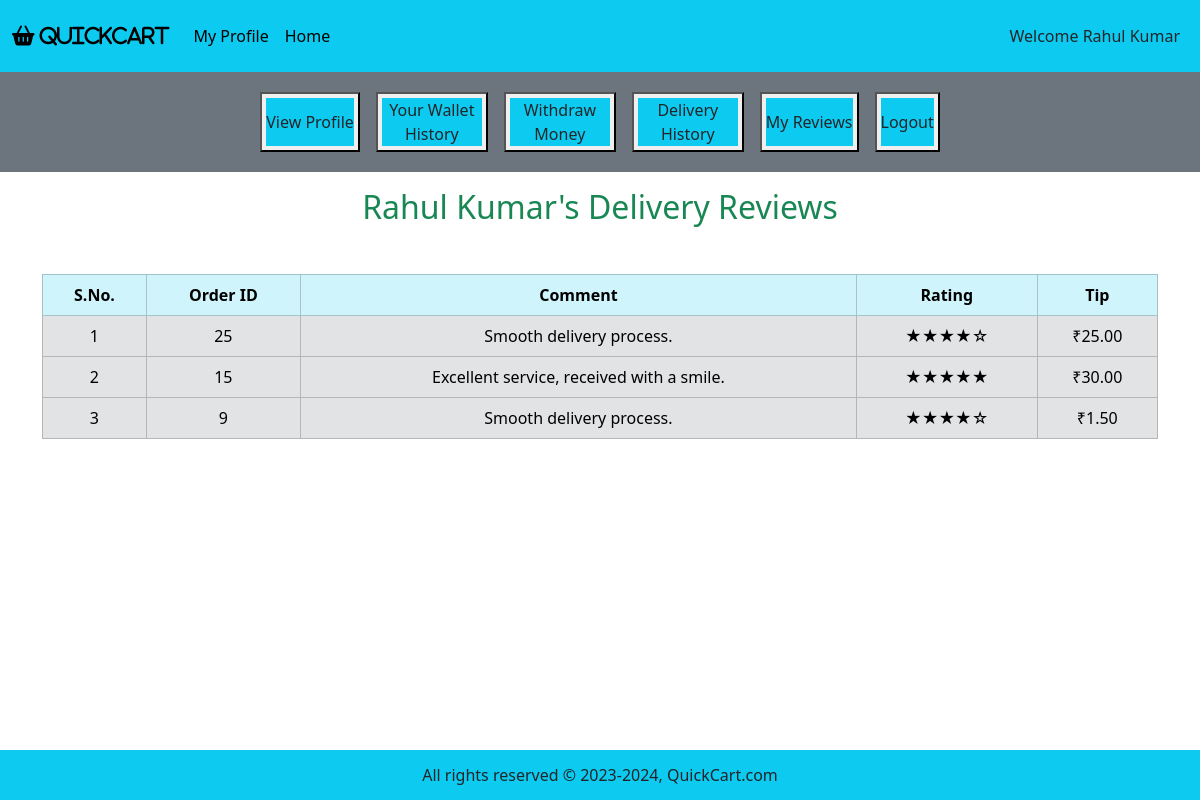
The page /agent_mode/profile_page.php?agent_id=1&view_reviews on the database as committed earlier.
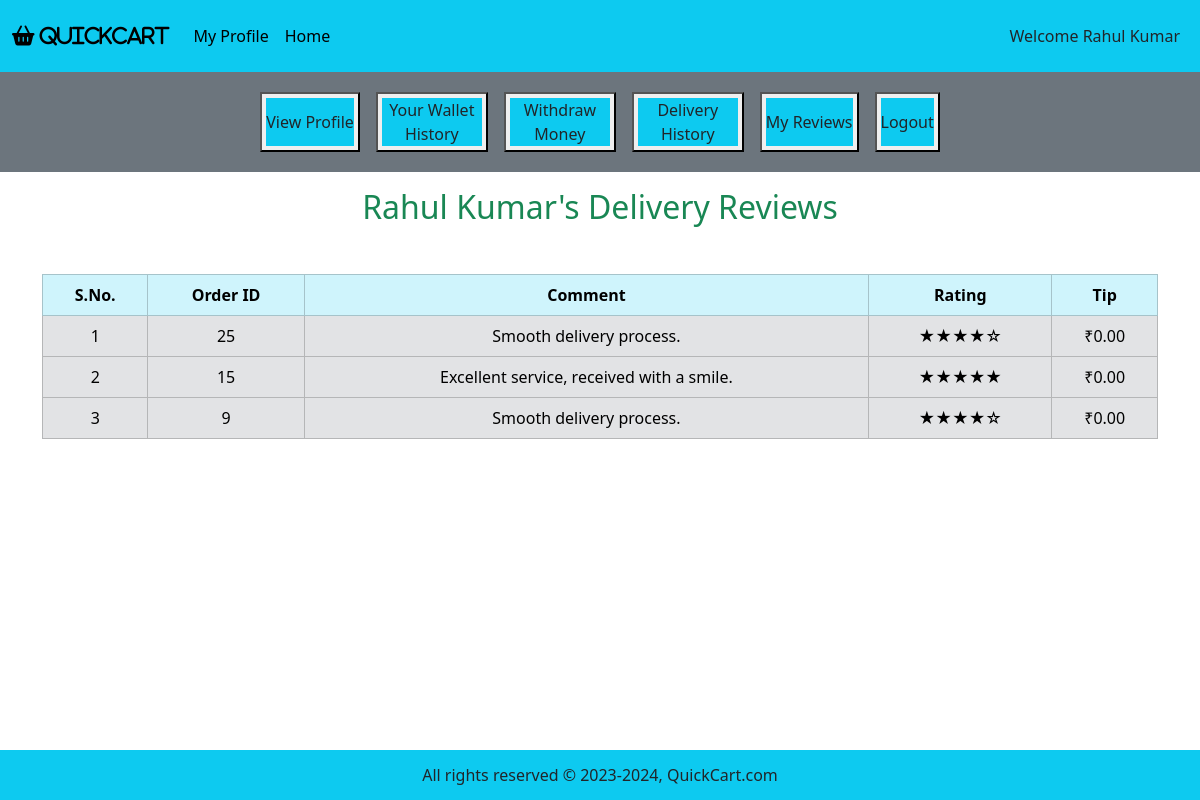
The same page on the database as committed later.
### tables this page shows
CREATE TABLE IF NOT EXISTS DeliveryReview (
	deliveryReviewID INT NOT NULL, 
    orderID INT NOT NULL,
    agentID INT NOT NULL,
    comment TEXT,
    rating INT DEFAULT 5 CHECK (rating >= 1 AND rating <= 5),
    tip DECIMAL(10, 2) DEFAULT 0,
    FOREIGN KEY (orderID) REFERENCES `order`(orderID) ON DELETE CASCADE,
    FOREIGN KEY (agentID) REFERENCES deliveryAgent(agentID) ON DELETE CASCADE 
     
);

### agent_mode/profile_page.php (the view, shortened to what the changed rows need)
<?php
include ('../includes/connect.php');
if (isset ($_GET['agent_id'])) {
    $agent_id = $_GET['agent_id'];
    $get_data = "SELECT * FROM deliveryAgent WHERE agentID = $agent_id;";
    $result_get = mysqli_query($con, $get_data);
    $row_data = mysqli_fetch_assoc($result_get);
    $agent_id = $row_data["agentID"];
    $agent_fname = $row_data['first_name'];
    $agent_lname = $row_data['last_name'];
    if ($agent_lname === null) {
        $agent_name = $agent_fname;
    } else {
        $agent_name = $agent_fname . ' ' . $agent_lname;
    }
}
?>
<!DOCTYPE html>
<html lang="en">
<head>
    <link href="https://cdn.jsdelivr.net/npm/bootstrap@5.3.3/dist/css/bootstrap.min.css" rel="stylesheet"
>
    <link rel="stylesheet" href="https://cdnjs.cloudflare.com/ajax/libs/font-awesome/6.5.1/css/all.min.css"
 />
    <link rel="stylesheet" href="../style.css">
</head>
<body>
    <div class="container-fluid p-0">
        <div class="container my-3">
            <?php
            if (isset ($_GET['view_reviews'])) {
                include ('agent_reviews.php');
            }
            ?>
        </div>
        <?php
        include ("../includes/footer.php");
        ?>
    </div>
</body>
</html>

### agent_mode/agent_reviews.php (shortened to what the changed rows need)
<?php
$fetch_dreview = "SELECT * FROM DeliveryReview WHERE agentID = $agent_id;";
$result_fetch = mysqli_query($con, $fetch_dreview);
$num_of_rows = mysqli_num_rows($result_fetch);
if ($num_of_rows == 0) {
    echo "<h2 class='text-center text-danger'> No Delivery Reviews have been submitted by the customers! </h2>";
} else {
    ?>
        <h2 class="text-center text-success"><?php echo "$agent_name's Delivery Reviews"; ?></h2>
    <table class="table table-bordered mt-5">
        <thead class="table-info text-center text-white">
            <tr>
                <th>S.No.</th>
                <th>Order ID</th>
                <th>Comment</th>
                <th>Rating</th>
                <th>Tip</th>
            </tr>
        </thead>
        <tbody class="table-secondary text-white">
            <?php
            $fetch_dreview = "SELECT * FROM DeliveryReview WHERE agentID = $agent_id ORDER BY orderID DESC;";
            $result_fetch = mysqli_query($con, $fetch_dreview);
            $count = 1;
            while ($fetch_row = mysqli_fetch_assoc($result_fetch)) {
                $order_id = $fetch_row["orderID"];
                $comment = $fetch_row['comment'];
                $rating = $fetch_row['rating'];
                $tip = $fetch_row['tip'];
                ?>
                <tr class='text-center align-middle'>
                    <td>
                        <?php echo $count++; ?>
                    </td>
                    <td>
                        <?php echo $order_id; ?>
                    </td>
                    <td>
                        <?php echo $comment; ?>
                    </td>
                    <td>
                        <?php
                        $stars = '';
                        $filledStars = intval($rating);
                        $emptyStars = 5 - $filledStars;
                        for ($i = 0; $i < $filledStars; $i++) {
                            $stars .= '★';
                        }
                        for ($i = 0; $i < $emptyStars; $i++) {
                            $stars .= '☆';
                        }
                        echo $stars;
                        ?>
                    </td>
                    <td>
                        <?php echo "₹$tip"; ?>
                    </td>
                </tr>
                <?php
            }
            ?>
        </tbody>
    </table>
    <?php
}
?>

Rows that differ between the two databases and show on the page:
changed deliveryreview (number 1 of 3 on the later page): tip "25.00" → "0.00"
changed deliveryreview "Excellent service, received with a smile.": tip "30.00" → "0.00"
changed deliveryreview (number 3 of 3 on the later page): tip "1.50" → "0.00"
